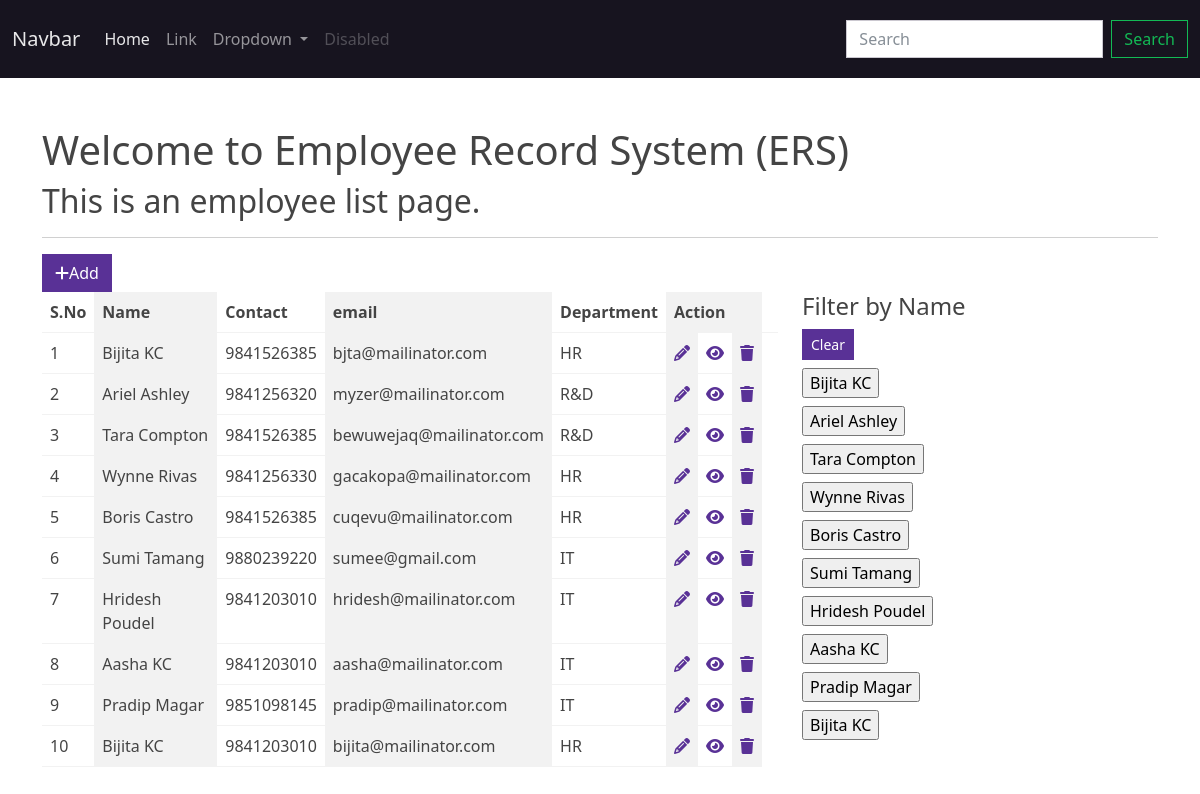
Page /employee/employee/ (signed in) on the committed database.
### app_employeewebsite/models.py (models this page shows, shortened)
class Employee(models.Model):
    full_name = models.CharField(max_length=255)
    contact = models.CharField(max_length=255)
    email = models.EmailField()
    dob = models.DateField()
    join_date = models.DateField()
    gender =  models.CharField(max_length=255)
    blood_group = models.CharField(max_length=255)
    address = models.CharField(max_length=255)
    user = models.ForeignKey(User, on_delete=models.CASCADE)
    department = models.ForeignKey(Department, on_delete=models.CASCADE)
    class Meta:
        db_table = 'app_employee'

class Department(models.Model):
    deparment_name = models.CharField(max_length=255)
    short_name = models.CharField(max_length=255, null=True, blank=True)
    status = models.BooleanField(default=True)
    def __str__(self):
        return self.short_name
    class Meta:
        db_table = "app_department"

### app_employeewebsite/views.py (the view)
# urls.py: path('employee/', views.employee_index, name='emp-index'),
@login_required(login_url='login')
def employee_index(request):
    employee_list = Employee.objects.all()
    context = {"data": employee_list}
    if request.method == "POST":
        dataList = Employee.objects.filter(full_name=request.POST.get('full_name'))
        context.update({"data": dataList})
        return render(request, 'employees/index_employee.html', context)
    return render(request, 'employees/index_employee.html', context)

### templates/employees/index_employee.html (shortened to what this page needs)
{% extends 'layouts/master.html' %}
{% block custom_css %}
<link rel="stylesheet" href="https://cdnjs.cloudflare.com/ajax/libs/font-awesome/6.3.0/css/all.min.css"/>
{% endblock %}
{% block content %}
<div class="container mt-5">
    <h1> Welcome to Employee Record System (ERS) </h1>
    <h2> This is an employee list page. </h2>
    <hr>
    <a href="{% url 'emp-add' %}" class="btn btn-primary"><i class="fa-solid fa-plus"></i>Add</a>
    <div class="row">
        <div class="col-8">
            <table class="table table-striped-columns table-hover">
                <thead>
                    <tr>
                        <th>S.No</th>
                        <th>Name</th>
                        <th>Contact</th>
                        <th>email</th>
                        <th>Department</th>
                        <th colspan="3">Action<th>
                    </tr>
                </thead>
                <tbody>
                    {% for val in data %}
                    <tr>
                        <td>{{ forloop.counter }}</td>
                        <td>{{ val.full_name }}</td>
                        <td>{{ val.contact }}</td>
                        <td>{{ val.email }}</td>
                        <td>{{ val.department }}</td>
                        <td><a href="{% url 'emp-edit' val.id %}"><i class="fa-solid fa-pencil"></i></a></td>
                        <td><a href="{% url 'emp-show' val.id %}"><i class="fa-solid fa-eye"></i></a></td>
                        <td><a href="{% url 'emp-delete' val.id %}"><i class="fa-solid fa-trash"></i></a></td>
                    </tr>
                    {% endfor %}
                </tbody>
            </table>
        </div>
        <div class="col-4">
            <h4> Filter by Name</h4>
            <a href="{% url 'emp-index' %}" class="btn btn-sm btn-primary mb-2">Clear</a>
            {% for val in data %}
                <form action="{% url 'emp-index' %}" method="post">
                    <input type="submit" value="{{ val.full_name }}" class="mb-2">
                </form>
            {% endfor %}
        </div>
    </div>
</div>
{% endblock %}

### templates/layouts/master.html (shortened to what this page needs)
<!doctype html>
<html lang="en">
  <head>
        {% load static %}
        <link href="{% static 'css/bootstrap.min.css' %}" rel="stylesheet" />
        {% block custom_css %}{% endblock %}
    </head>
    <body>
        <nav class="navbar navbar-expand-lg navbar-dark bg-dark">
            <div class="container-fluid">
            <a class="navbar-brand" href="#">Navbar</a>
            <div class="collapse navbar-collapse" id="navbarSupportedContent">
                <ul class="navbar-nav me-auto mb-2 mb-lg-0">
                <li class="nav-item">
                    <a class="nav-link active" aria-current="page" href="#">Home</a>
                </li>
                <li class="nav-item">
                    <a class="nav-link" href="#">Link</a>
                </li>
                <li class="nav-item dropdown">
                    <a class="nav-link dropdown-toggle" href="#" id="navbarDropdown" role="button" data-bs-toggle="dropdown" aria-expanded="false">
                    Dropdown
                    </a>
                </li>
                <li class="nav-item">
                    <a class="nav-link disabled" href="#" tabindex="-1" aria-disabled="true">Disabled</a>
                </li>
                </ul>
                <form class="d-flex" method="post" action="{% url 'emp-index' %}">
                <input class="form-control me-2" type="text" placeholder="Search" aria-label="Search" name="full_name">
                <button class="btn btn-outline-success" type="submit">Search</button>
                </form>
            </div>
            </div>
        </nav>
        {% block content %}{% endblock %}
    </body>
</html>

### rows in the picture
Employee: full_name "Bijita KC", contact "9841526385", email "bjta@mailinator.com", department "HR"
Employee: full_name "Ariel Ashley", contact "9841256320", email "myzer@mailinator.com", department "R&D"
Employee: full_name "Tara Compton", contact "9841526385", email "bewuwejaq@mailinator.com", department "R&D"
Employee: full_name "Wynne Rivas", contact "9841256330", email "gacakopa@mailinator.com", department "HR"
Employee: full_name "Boris Castro", contact "9841526385", email "cuqevu@mailinator.com", department "HR"
Employee: full_name "Sumi Tamang", contact "9880239220", email "sumee@gmail.com", department "IT"
Employee: full_name "Hridesh Poudel", contact "9841203010", email "hridesh@mailinator.com", department "IT"
Employee: full_name "Aasha KC", contact "9841203010", email "aasha@mailinator.com", department "IT"
Employee: full_name "Pradip Magar", contact "9851098145", email "pradip@mailinator.com", department "IT"
Employee: full_name "Bijita KC", contact "9841203010", email "bijita@mailinator.com", department "HR"
